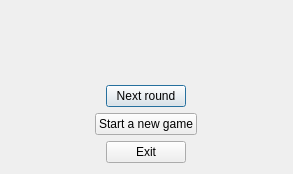
<?xml version="1.0" encoding="UTF-8"?>
<ui version="4.0">
 <class>gameOverDialog</class>
 <widget class="QDialog" name="gameOverDialog">
  <property name="geometry">
   <rect>
    <x>0</x>
    <y>0</y>
    <width>293</width>
    <height>174</height>
   </rect>
  </property>
  <property name="windowTitle">
   <string>Dialog</string>
  </property>
  <layout class="QVBoxLayout" name="verticalLayout">
   <item alignment="Qt::AlignHCenter">
    <widget class="QLabel" name="nameWinner">
     <property name="text">
      <string/>
     </property>
    </widget>
   </item>
   <item alignment="Qt::AlignHCenter">
    <widget class="QPushButton" name="playagain">
     <property name="toolTip">
      <string>&lt;html&gt;&lt;head/&gt;&lt;body&gt;&lt;p&gt;Play a new game keeping names and scores&lt;/p&gt;&lt;/body&gt;&lt;/html&gt;</string>
     </property>
     <property name="text">
      <string>Next round</string>
     </property>
    </widget>
   </item>
   <item alignment="Qt::AlignHCenter">
    <widget class="QPushButton" name="newGame">
     <property name="toolTip">
      <string>&lt;html&gt;&lt;head/&gt;&lt;body&gt;&lt;p&gt;Reset player names and scores&lt;/p&gt;&lt;/body&gt;&lt;/html&gt;</string>
     </property>
     <property name="text">
      <string>Start a new game</string>
     </property>
    </widget>
   </item>
   <item alignment="Qt::AlignHCenter">
    <widget class="QPushButton" name="exit">
     <property name="text">
      <string>Exit</string>
     </property>
    </widget>
   </item>
  </layout>
 </widget>
 <tabstops>
  <tabstop>playagain</tabstop>
  <tabstop>newGame</tabstop>
  <tabstop>exit</tabstop>
 </tabstops>
 <resources/>
 <connections/>
</ui>
